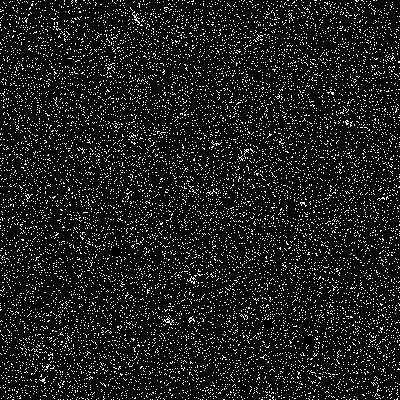
Frame 1 (no input)
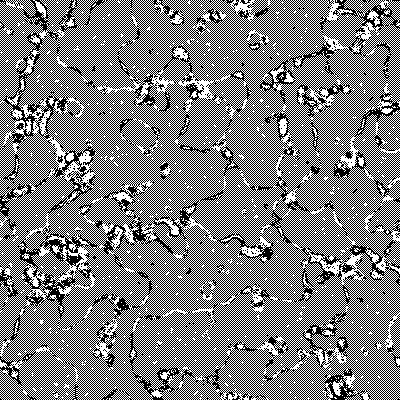
Frame 60 (the mouse pressed at the canvas centre just before this capture)
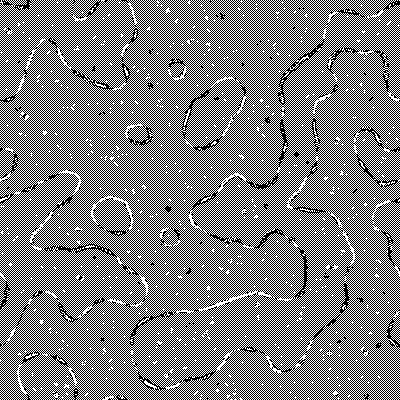
Frame 120 (the mouse held since frame 60 and released just before this capture)

The Processing sketch that drew these frames (run headless with seeded random() and noise(); from frame 60 on, the mouse is pressed at the canvas centre):

// Processing sketch: sketch_05_weird_neighborhood
// ── sketch_05_weird_neighborhood.pde
int size = 400; //<>//
//definimos a nossa regra
int b[] = {12, 18, 21, 26}; 
//células da geração atual e da anterior
int A[][] = new int[size][size];
int B[][] = new int[size][size];

void settings() {
  size(size, size);
}

void setup() {
  background(255);
  //preenchimento aleatório, densidade 10%
  for (int i = 0; i <size; i++) {
    for (int j = 0; j < size; j++) {
      A[i][j] = (random(1) < 0.1) ? 1 : 0;
      B[i][j] = 0;
    }
  }
  //colorimos os pixels de acordo com o estado das células
  loadPixels();
  for (int i = 0; i <size; i++) {
    for (int j = 0; j < size; j++) {
      pixels[i + j * width] = color(A[i][j]* 255);
    }
  }
  updatePixels();
}
 
void draw() {
  for (int i = 0; i <size; i++) {
    //como a nossa vizinhança tem um formato bizarro, varrer a área não compensa
    //faço um vetor auxiliar...
    int ii[] = new int[9];
    for (int k =0; k < 9; k++){
      ii[k] = (i - 4 + k + size) % size;
    }
    for (int j = 0; j < size; j++) {
      //e outro vetor auxiliar...
      int jj[] = new int[9];
      for (int k =0; k < 9; k++){
        jj[k] = (j - 4 + k + size) % size;
      }
      int outval = A[i][j];  
      //e faço a soma na mão, célula a célula
      int soma = A[ii[0]][jj[3]]+A[ii[0]][jj[4]]+A[ii[0]][jj[5]]+A[ii[1]][jj[1]]+A[ii[1]][jj[2]]+A[ii[1]][jj[4]]+A[ii[1]][jj[6]]+A[ii[1]][jj[7]]+
                A[ii[2]][jj[1]]+A[ii[2]][jj[3]]+A[ii[2]][jj[5]]+A[ii[2]][jj[7]]+A[ii[3]][jj[0]]+A[ii[3]][jj[2]]+A[ii[3]][jj[3]]+A[ii[3]][jj[4]]+
                A[ii[3]][jj[5]]+A[ii[3]][jj[6]]+A[ii[3]][jj[8]]+A[ii[4]][jj[0]]+A[ii[4]][jj[1]]+A[ii[4]][jj[3]]+A[ii[4]][jj[5]]+A[ii[4]][jj[7]]+
                A[ii[4]][jj[8]]+A[ii[5]][jj[0]]+A[ii[5]][jj[2]]+A[ii[5]][jj[3]]+A[ii[5]][jj[4]]+A[ii[5]][jj[5]]+A[ii[5]][jj[6]]+A[ii[5]][jj[8]]+
                A[ii[6]][jj[1]]+A[ii[6]][jj[3]]+A[ii[6]][jj[5]]+A[ii[6]][jj[7]]+A[ii[7]][jj[1]]+A[ii[7]][jj[2]]+A[ii[7]][jj[4]]+A[ii[7]][jj[6]]+
                A[ii[7]][jj[7]]+A[ii[8]][jj[3]]+A[ii[8]][jj[4]]+A[ii[8]][jj[5]];  
      //aplicamos as regras
      if (soma >= b[2] & soma <= b[3]){
        outval = 0;
      } 
      if (soma >= b[0] & soma <= b[1]){
        outval = 1;
      }  
      B[i][j] = outval;
    }
  }
  //colorimos os pixels de acordo com o estado das células  
  loadPixels();
  for (int i = 0; i <size; i++) {
    for (int j = 0; j < size; j++) {
      A[i][j] = B[i][j];
      pixels[i + j * width] = color(A[i][j] * 255);
    }
  }
  updatePixels();
}
